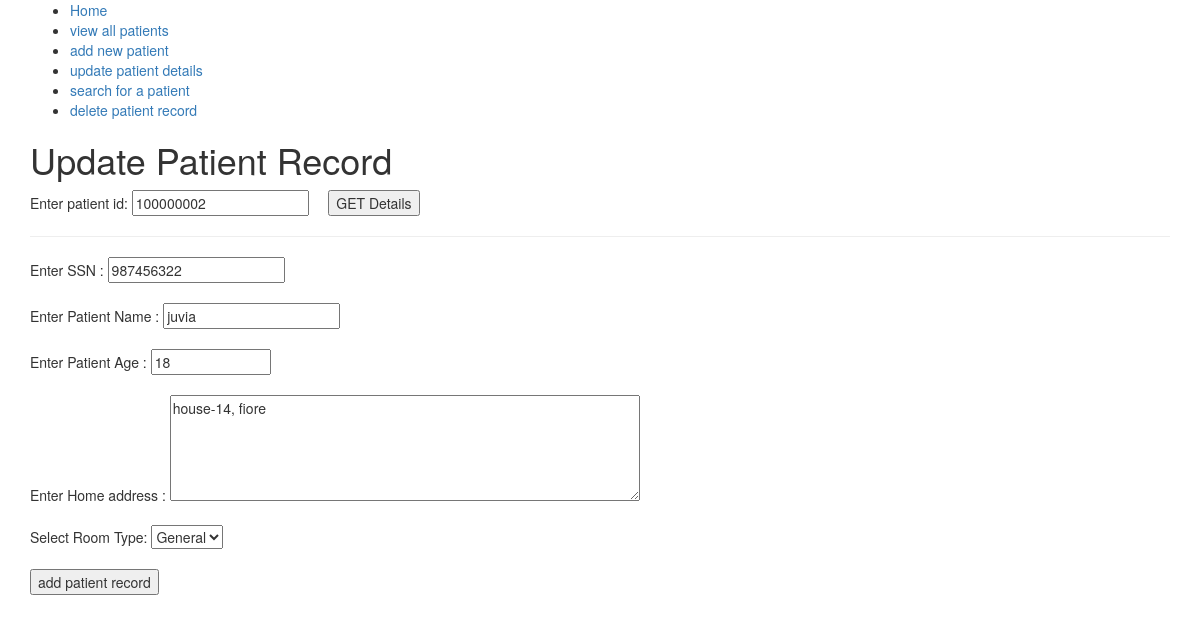
The app's page /updateDetails?id=100000002 (signed in) with its own data.
### tables this page shows
CREATE TABLE patients (
		ws_ssn INTEGER UNIQUE,
		ws_pat_id INTEGER PRIMARY KEY AUTOINCREMENT,
		ws_pat_name TEXT NOT NULL,
		ws_adrs TEXT NOT NULL,
		ws_age INTEGER NOT NULL,
		ws_doj TEXT NOT NULL,
		ws_rtype TEXT,
		ws_status INTEGER DEFAULT 1
	);

### app.py (the view, shortened to what this page needs)
@app.route('/updateDetails', methods=['POST','GET'])
def update():
	conn = sqlite3.connect("hospital.db")
	cur = conn.cursor()
	if 'loggedInUserId' in request.cookies:
		if request.method == 'GET':
			if request.args.get('id'):
				patient_id = request.args.get('id')
				cur.execute("SELECT * FROM patients WHERE ws_pat_id=?;",(patient_id,))
				patient_details = cur.fetchone()
				cur.close()
				conn.close()
				if patient_details is None:
					return "<h1> no such records found! </h1>"
				return render_template("updatePatientDetails.html",pageTitle="update patient details",id_editable=False,patient_details=patient_details,data_set=True)
		return render_template("updatePatientDetails.html",pageTitle="update patient details",data_set=False)
	return redirect(url_for('login'))

### templates/updatePatientDetails.html (shortened to what this page needs)
{% extends "base.html" %}
{% block body %}
{% include "include/navbar.html" %}
<h1>Update Patient Record</h1>
<form method="GET">
	Enter patient id: <input type="text" pattern="[0-9]{9}" name="id" placeholder="enter patient id" {% if data_set %} value="{{patient_details[1]}}" {% endif %} required /> &nbsp;
	<input type="submit" name="up_patient_id_sunbmit_btn" value="GET Details" />
</form>
<hr />
{% if not data_set %}
<form method="POST" action="">
	Enter SSN : <input type="text" name="p_ssn" pattern="[0-9]{9}" placeholder="enter SSN" required /> <br /><br />
	Enter Patient Name : <input type="text" name="p_name" pattern="[A-Z a-z]{3,}" placeholder="enter patient name"
		required /> <br /><br />
	Enter Patient Age : <input type="number" name="p_age" placeholder="enter patient age" min="1" max="130"
		style="width: 120px;" required /><br /><br />
	Enter Home address : <textarea name="p_addr" placeholder="enter address" rows="5" cols="60" required></textarea>
	<br /><br />
	Select Room Type:
	<select name="p_rtype" required>
		<option value="" selected>Select</option>
		<option value="General">General</option>
		<option value="Semi">Semi</option>
		<option value="Single">Single</option>
	</select>
	<br><br>
	<input type="submit" value="add patient record" />
</form>
{% else %}
<form method="POST" action="/updateDetails">
	Enter SSN : <input type="text" name="p_ssn" pattern="[0-9]{9}" value="{{patient_details[0]}}" placeholder="enter SSN" required /> <br /><br />
	Enter Patient Name : <input type="text" name="p_name" value="{{patient_details[2]}}" pattern="[A-Z a-z]{3,}" placeholder="enter patient name"
		required /> <br /><br />
	Enter Patient Age : <input type="number" name="p_age" value="{{patient_details[4]}}" placeholder="enter patient age" min="1" max="130"
		style="width: 120px;" required /><br /><br />
	Enter Home address : <textarea name="p_addr" placeholder="enter address" rows="5" cols="60" required>{{patient_details[3]}}</textarea>
	<br /><br />
	Select Room Type:
	<select name="p_rtype" required>
		{% if patient_details[6] == 'General' %}
			<option value="General" selected>General</option>
		{% else %}
			<option value="General">General</option>
		{% endif %}
	</select>
	<br><br>
	<input type="submit" value="add patient record" />
</form>
{% endif %}
{% endblock %}

### records on screen
patients: id "100000002", p_ssn "987456322", p_name "juvia", p_age "18", p_addr "house-14, fiore", p_rtype "General"
